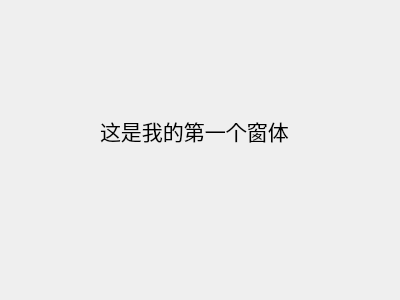
<?xml version="1.0" encoding="UTF-8"?>
<ui version="4.0">
 <class>Form</class>
 <widget class="QWidget" name="Form">
  <property name="geometry">
   <rect>
    <x>0</x>
    <y>0</y>
    <width>400</width>
    <height>300</height>
   </rect>
  </property>
  <property name="windowTitle">
   <string>Form</string>
  </property>
  <widget class="QLabel" name="label">
   <property name="geometry">
    <rect>
     <x>100</x>
     <y>100</y>
     <width>221</width>
     <height>61</height>
    </rect>
   </property>
   <property name="font">
    <font>
     <family>微软雅黑</family>
     <pointsize>16</pointsize>
    </font>
   </property>
   <property name="text">
    <string>这是我的第一个窗体</string>
   </property>
  </widget>
 </widget>
 <resources/>
 <connections/>
</ui>
